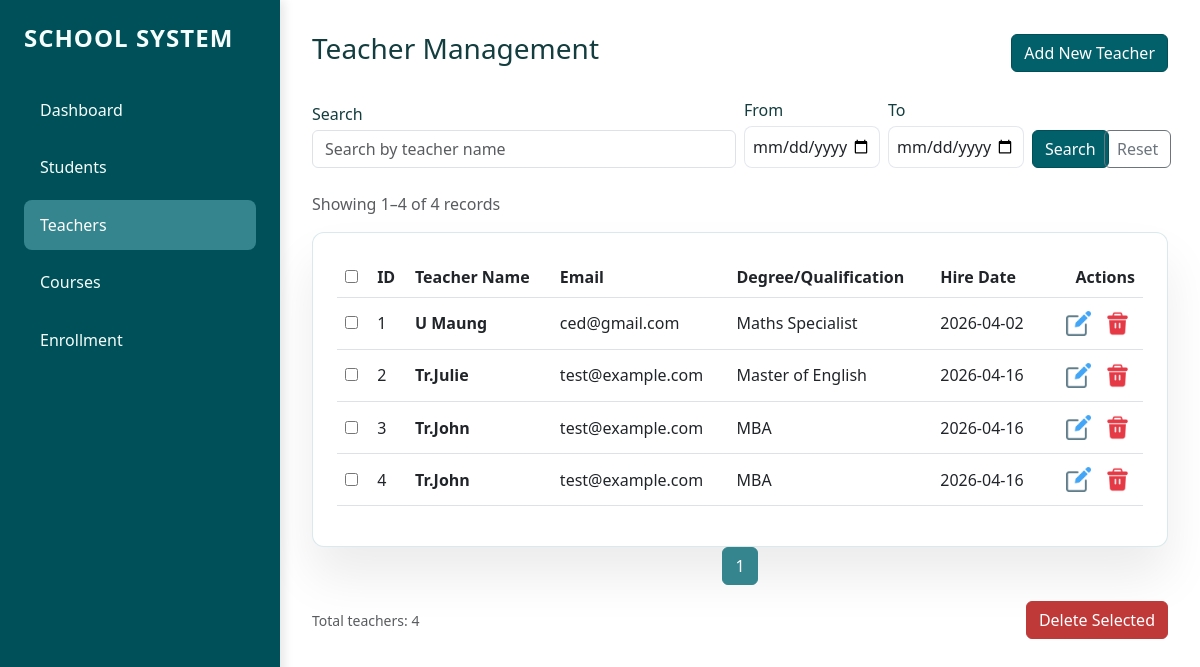
Before: /teachers with the older database file.
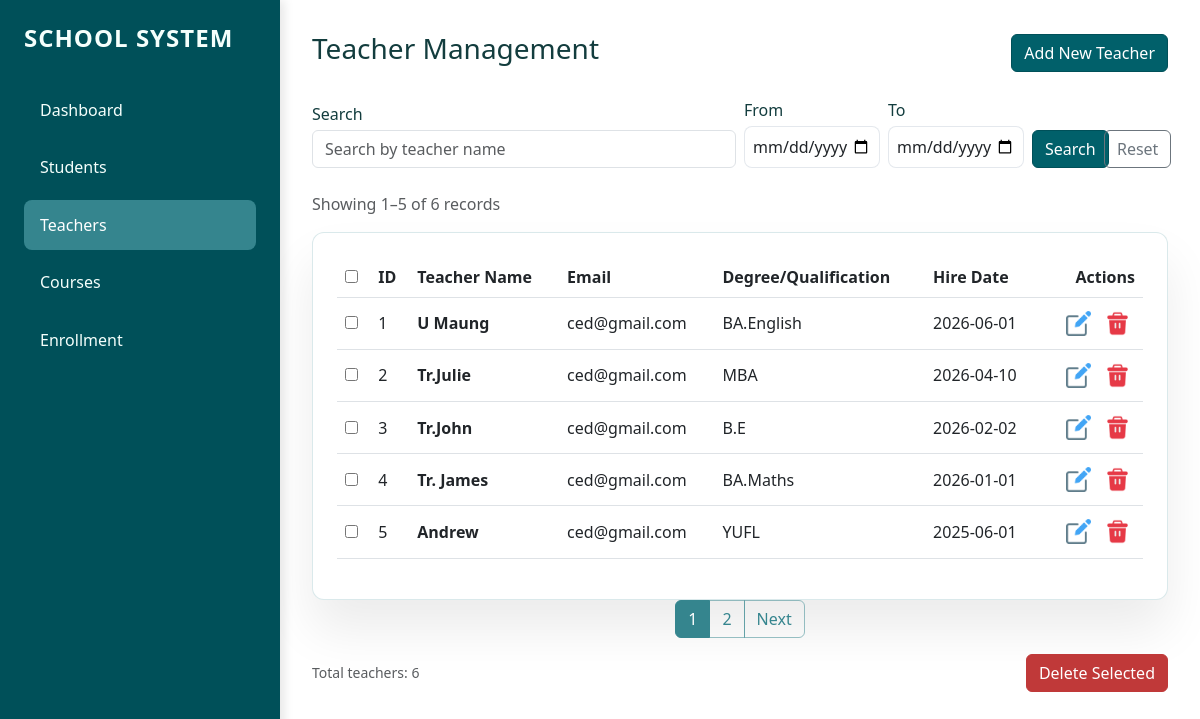
After: the same page with the newer database file.
### tables this page shows
CREATE TABLE teachers (
                teacher_id INTEGER PRIMARY KEY AUTOINCREMENT,
                name TEXT NOT NULL,
                email TEXT,
                degree TEXT,
                hire_date DATE
            );

### app.py (the view, shortened to what this page needs)
@app.route("/teachers", methods=["GET", "POST"])
def teachers_page():
    query = request.args.get("query", "").strip()
    start_date = request.args.get("start_date", "").strip()
    end_date = request.args.get("end_date", "").strip()
    page = request.args.get("page", 1, type=int)
    per_page = 5
    teachers, total = database.get_teachers(
        search_text=query or None,
        start_date=start_date or None,
        end_date=end_date or None,
        page=page,
        per_page=per_page,
    )
    total_pages = (total + per_page - 1) // per_page
    start = (page - 1) * per_page + 1 if total > 0 else 0
    end = min(page * per_page, total)
    return render_template(
        "teachers.html",
        teachers=teachers,
        query=query,
        start_date=start_date,
        end_date=end_date,
        page=page,
        total_pages=total_pages,
        total=total,
        start=start,
        end=end,
    )

### database.py (called while the page is built)
def get_connection():
    conn = sqlite3.connect(DB_NAME, timeout=30)
    conn.execute('PRAGMA foreign_keys = ON')
    conn.row_factory = sqlite3.Row
    return conn

### templates/teachers.html (shortened to what this page needs)
{% extends "base.html" %}
{% block content %}
<div class="d-flex justify-content-between align-items-center mb-4">
    <h3>Teacher Management</h3>
    <button class="btn btn-primary" data-bs-toggle="modal" data-bs-target="#addModal">Add New Teacher</button>
</div>
<form method="GET" action="{{ url_for('teachers_page') }}" class="row g-2 align-items-end mb-4">
    <div class="col-md-6">
        <label for="search" class="form-label mb-1">Search</label>
        <input type="search" name="query" class="form-control" placeholder="Search by teacher name"
            value="{{ query | default('') }}">
    </div>
    <div class="col-md-2">
        <label class="form-label mb-1">From</label>
        <input type="date" name="start_date" class="form-control" value="{{ start_date }}">
    </div>
    <div class="col-md-2">
        <label class="form-label mb-1">To</label>
        <input type="date" name="end_date" class="form-control" value="{{ end_date }}">
    </div>
    <div class="col-md-1 d-grid">
        <button type="submit" class="btn btn-outline-primary w-100">Search</button>
    </div>
    <div class="col-md-1 d-grid">
        <a href="{{ url_for('teachers_page') }}" class="btn btn-outline-secondary">Reset</a>
    </div>
</form>
<p class="text-muted">Showing {{ start }}–{{ end }} of {{ total }} records</p>
<div class="card-custom">
    <table class="table align-middle">
        <thead>
            <tr>
                <th><input type="checkbox" id="selectAll"></th>
                <th>ID</th>
                <th>Teacher Name</th>
                <th>Email</th>
                <th>Degree/Qualification</th>
                <th>Hire Date</th>
                <th class="text-end">Actions</th>
            </tr>
        </thead>
        <tbody>
            {% for s in teachers %}
            <tr>
                <td><input type="checkbox" class="rowCheckbox" value="{{ s['teacher_id'] }}"></td>
                <td>{{ s['teacher_id'] }}</td>
                <td><strong>{{ s['name'] }}</strong></td>
                <td>{{ s['email'] }}</td>
                <td>{{ s['degree'] }}</td>
                <td>{{ s['hire_date'] }}</td>
                <td class="text-end">
                    <button class="btn btn-sm btn-outline-secondary" data-bs-toggle="modal"
                        data-bs-target="#edit{{ s['teacher_id'] }}"><img
                            src="{{ url_for('static', filename='image/edit.png') }}" alt="Edit"
                            style="width: 1rem; height: 1rem;"></button>
                    <form action="/teachers/{{ s['teacher_id'] }}/delete" method="POST" class="d-inline">
                        <button type="submit" class="btn btn-sm delete-row-delete-btn"
                            onclick="return confirm('Are you sure?')"><img
                                src="{{ url_for('static', filename='image/delete.png') }}" alt="Delete"
                                style="width: 1rem; height: 1rem;"></button>
                    </form>
                </td>
            </tr>
            {% endfor %}
        </tbody>
    </table>
</div>
<nav aria-label="Teacher pagination">
    <ul class="pagination justify-content-center">
        {% for p in range(1, total_pages + 1) %}
        <li class="page-item {% if p == page %}active{% endif %}">
            <a class="page-link"
                href="{{ url_for('teachers_page', query=query, start_date=start_date, end_date=end_date, page=p) }}">{{
                p }}</a>
        </li>
        {% endfor %}
        {% if page < total_pages %} <li class="page-item">
            <a class="page-link"
                href="{{ url_for('teachers_page', query=query, start_date=start_date, end_date=end_date, page=page+1) }}">Next</a>
            </li>
            {% endif %}
    </ul>
</nav>
<div class="d-flex justify-content-between align-items-center mt-3">
    <small class="text-muted">Total teachers: {{ total }}</small>
    <form action="/teachers/delete_selected" method="POST" class="bulk-delete-form" data-field-name="selected_teachers">
        <button type="submit" class="btn btn-danger">Delete Selected</button>
    </form>
</div>
{% endblock %}

### templates/base.html (shortened to what this page needs)
<!DOCTYPE html>
<html lang="en">
<head>
    <link href="https://cdn.jsdelivr.net/npm/bootstrap@5.3.0/dist/css/bootstrap.min.css" rel="stylesheet">
    <link rel="stylesheet" href="https://cdn.jsdelivr.net/npm/bootstrap-icons@1.10.0/font/bootstrap-icons.css">
    <link rel="stylesheet" href="{{ url_for('static', filename='style.css') }}">
</head>
<body>
    <div class="sidebar">
        <h2 style="font-size: 1.5rem; font-weight: 750;">School System</h2>
        <nav>
            <a href="/dashboard" class="nav-link {% if request.path == '/dashboard' %}active{% endif %}">Dashboard</a>
            <a href="/students" class="nav-link {% if request.path == '/students' %}active{% endif %}">Students</a>
            <a href="/teachers" class="nav-link {% if request.path == '/teachers' %}active{% endif %}">Teachers</a>
            <a href="/courses" class="nav-link {% if request.path == '/courses' %}active{% endif %}">Courses</a>
            <a href="/enrollment" class="nav-link {% if request.path == '/enrollment' %}active{% endif %}">Enrollment</a>
        </nav>
    </div>
    <div class="main-content">
        {% block content %}
        {% endblock %}
    </div>
</body>
</html>

### static/style.css (style rules this page uses)
:root { --sidebar-width: 280px; --primary-bg: #ffffff; --sidebar-color: #005059; --accent: #7DA78C; --accent-strong: rgb(53, 133, 142); --accent-soft: rgb(53, 133, 142,0.5); --text-muted: rgba(255, 255, 255, 0.85); --text-strong: #f5fffc; --card-bg: #ffffff; --card-border: rgba(53, 133, 142, 0.18); }
body { background: var(--primary-bg); margin: 0; font-family: 'Segoe UI', Tahoma, Geneva, Verdana, sans-serif; color: #133d3e; }
.sidebar { width: var(--sidebar-width); height: 100vh; background: var(--sidebar-color); color: white; position: fixed; left: 0; top: 0; padding: 1.5rem; box-shadow: 4px 0 10px rgba(0, 0, 0, 0.1); }
.sidebar h2 { font-size: 1.2rem; font-weight: 700; margin-bottom: 2rem; color: var(--text-strong); text-transform: uppercase; letter-spacing: 1px; }
.nav-link { color: var(--text-strong); text-decoration: none; display: block; padding: 0.8rem 1rem; margin: 0.5rem 0; border-radius: 8px; transition: all 0.3s ease; }
.nav-link:hover, .nav-link.active { background: var(--accent-strong); color: white; }
.btn-primary, .btn-outline-primary, .btn-success { color: #ffffff; background-color: #01606a !important; border-color: #005059 !important; }
.d-flex.justify-content-between.align-items-center.mb-4>.btn-primary { min-width: 140px; }
.main-content { margin-left: var(--sidebar-width); padding: 2rem; width: calc(100% - var(--sidebar-width)); min-height: 100vh; background: transparent; }
.delete-row-delete-btn { background: transparent !important; border: none !important; border-radius: 0 !important; box-shadow: none !important; padding: 0; width: 2.2rem; height: 2.2rem; display: inline-flex; align-items: center; justify-content: center; }
.delete-row-delete-btn img { width: 25px !important; height: 25px !important; }
.btn-danger { background-color: #c03939; border-color: #c03939; color: #fff; }
button[data-bs-target^="#edit"] img { width: 25px !important; height: 25px !important; align-items: center; justify-content: center; background: transparent !important; border: none !important; padding: 0 !important; }
button[data-bs-target^="#edit"] { background: transparent !important; border: none !important; border-radius: 0 !important; box-shadow: none !important; padding: 0; width: 2.2rem; height: 2.2rem; display: inline-flex; align-items: center; justify-content: center; }
.card-custom { background: var(--card-bg); border-radius: 12px; padding: 1.5rem; box-shadow: 0 30px 50px rgba(0, 0, 0, 0.08); border: 1px solid var(--card-border); }
input[type="date"] { padding: 0.5rem; border: 1px solid rgba(148, 163, 184, 0.25); border-radius: 8px; width: 100%; }
.pagination .page-link { color: var(--accent-strong); border-color: var(--accent-soft); background-color: transparent; }
.pagination .page-item.active .page-link { background-color: var(--accent-strong); border-color: var(--accent-strong); color: white; }

Changed rows visible on the page:
changed teachers "U Maung": degree "Maths Specialist" → "BA.English"; hire_date "2026-04-02" → "2026-06-01"
changed teachers "Tr.Julie": email "test@example.com" → "ced@gmail.com"; degree "Master of English" → "MBA"; hire_date "2026-04-16" → "2026-04-10"
changed teachers "Tr.John": email "test@example.com" → "ced@gmail.com"; degree "MBA" → "B.E"; hire_date "2026-04-16" → "2026-02-02"
changed teachers id 4: name "Tr.John" → "Tr. James"; email "test@example.com" → "ced@gmail.com"; degree "MBA" → "BA.Maths"; hire_date "2026-04-16" → "2026-01-01"
added teachers: teacher_id "5", name "Andrew", email "ced@gmail.com", degree "YUFL", hire_date "2025-06-01"
Other visible differences:
{{ end }}: "4" → "5"
{{ total }}: "4" → "6"
new list line: "2"
text now shown: "Next"
